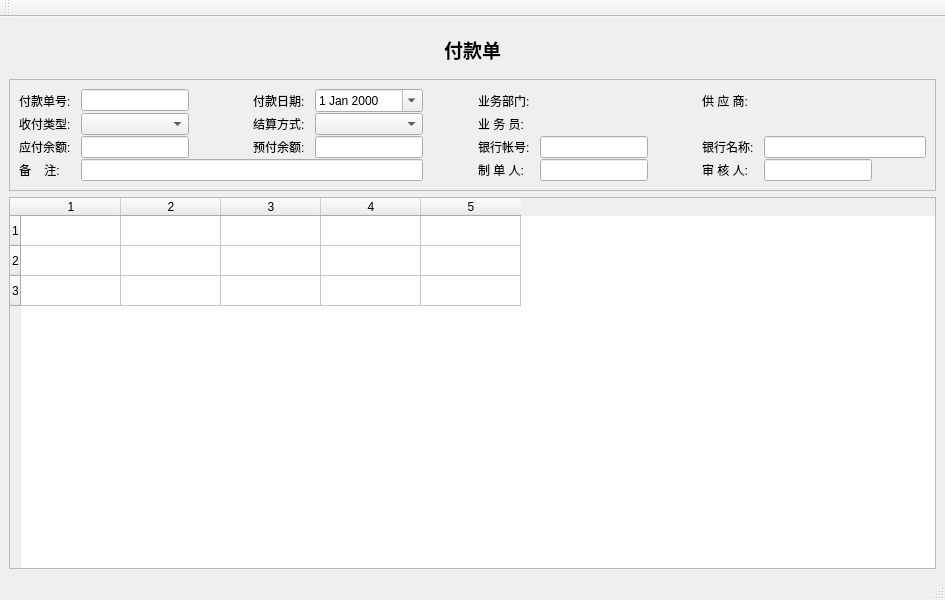
<?xml version="1.0" encoding="UTF-8"?>
<ui version="4.0">
 <class>ApBillWin</class>
 <widget class="QMainWindow" name="ApBillWin">
  <property name="geometry">
   <rect>
    <x>0</x>
    <y>0</y>
    <width>945</width>
    <height>600</height>
   </rect>
  </property>
  <property name="windowTitle">
   <string>MainWindow</string>
  </property>
  <widget class="QWidget" name="centralwidget">
   <layout class="QVBoxLayout" name="verticalLayout_2">
    <item>
     <widget class="QFrame" name="frame_4">
      <property name="frameShape">
       <enum>QFrame::NoFrame</enum>
      </property>
      <property name="frameShadow">
       <enum>QFrame::Plain</enum>
      </property>
      <property name="lineWidth">
       <number>0</number>
      </property>
      <layout class="QHBoxLayout" name="horizontalLayout_4">
       <item>
        <widget class="QLabel" name="titleLabel">
         <property name="font">
          <font>
           <family>微软雅黑</family>
           <pointsize>14</pointsize>
           <weight>75</weight>
           <bold>true</bold>
          </font>
         </property>
         <property name="text">
          <string>付款单</string>
         </property>
         <property name="alignment">
          <set>Qt::AlignCenter</set>
         </property>
        </widget>
       </item>
      </layout>
     </widget>
    </item>
    <item>
     <widget class="QFrame" name="frame_2">
      <property name="frameShape">
       <enum>QFrame::StyledPanel</enum>
      </property>
      <property name="frameShadow">
       <enum>QFrame::Plain</enum>
      </property>
      <layout class="QVBoxLayout" name="verticalLayout">
       <property name="spacing">
        <number>1</number>
       </property>
       <item>
        <layout class="QGridLayout" name="headGridLayout">
         <property name="horizontalSpacing">
          <number>10</number>
         </property>
         <item row="0" column="2">
          <spacer name="horizontalSpacer_3">
           <property name="orientation">
            <enum>Qt::Horizontal</enum>
           </property>
           <property name="sizeHint" stdset="0">
            <size>
             <width>40</width>
             <height>20</height>
            </size>
           </property>
          </spacer>
         </item>
         <item row="0" column="1">
          <widget class="QLineEdit" name="noEdit">
           <property name="sizePolicy">
            <sizepolicy hsizetype="Fixed" vsizetype="Fixed">
             <horstretch>0</horstretch>
             <verstretch>0</verstretch>
            </sizepolicy>
           </property>
           <property name="dragEnabled">
            <bool>true</bool>
           </property>
           <property name="readOnly">
            <bool>true</bool>
           </property>
          </widget>
         </item>
         <item row="0" column="4">
          <widget class="QDateEdit" name="dateEdit">
           <property name="sizePolicy">
            <sizepolicy hsizetype="Minimum" vsizetype="Fixed">
             <horstretch>0</horstretch>
             <verstretch>0</verstretch>
            </sizepolicy>
           </property>
           <property name="calendarPopup">
            <bool>true</bool>
           </property>
          </widget>
         </item>
         <item row="0" column="5">
          <spacer name="horizontalSpacer_4">
           <property name="orientation">
            <enum>Qt::Horizontal</enum>
           </property>
           <property name="sizeHint" stdset="0">
            <size>
             <width>40</width>
             <height>20</height>
            </size>
           </property>
          </spacer>
         </item>
         <item row="0" column="8">
          <spacer name="horizontalSpacer_5">
           <property name="orientation">
            <enum>Qt::Horizontal</enum>
           </property>
           <property name="sizeHint" stdset="0">
            <size>
             <width>40</width>
             <height>20</height>
            </size>
           </property>
          </spacer>
         </item>
         <item row="0" column="0">
          <widget class="QLabel" name="idLabel">
           <property name="sizePolicy">
            <sizepolicy hsizetype="Fixed" vsizetype="Preferred">
             <horstretch>0</horstretch>
             <verstretch>0</verstretch>
            </sizepolicy>
           </property>
           <property name="text">
            <string>付款单号:</string>
           </property>
          </widget>
         </item>
         <item row="0" column="9">
          <widget class="QLabel" name="label_3">
           <property name="sizePolicy">
            <sizepolicy hsizetype="Fixed" vsizetype="Preferred">
             <horstretch>0</horstretch>
             <verstretch>0</verstretch>
            </sizepolicy>
           </property>
           <property name="text">
            <string>供 应 商:</string>
           </property>
          </widget>
         </item>
         <item row="0" column="3">
          <widget class="QLabel" name="dateLabel">
           <property name="sizePolicy">
            <sizepolicy hsizetype="Fixed" vsizetype="Preferred">
             <horstretch>0</horstretch>
             <verstretch>0</verstretch>
            </sizepolicy>
           </property>
           <property name="text">
            <string>付款日期:</string>
           </property>
          </widget>
         </item>
         <item row="3" column="0">
          <widget class="QLabel" name="label_9">
           <property name="text">
            <string>备    注:</string>
           </property>
          </widget>
         </item>
         <item row="3" column="1" colspan="4">
          <widget class="QLineEdit" name="memoEdit"/>
         </item>
         <item row="0" column="10" colspan="2">
          <widget class="QkSearchEditBox" name="busQsk">
           <property name="sizePolicy">
            <sizepolicy hsizetype="Preferred" vsizetype="Fixed">
             <horstretch>0</horstretch>
             <verstretch>0</verstretch>
            </sizepolicy>
           </property>
          </widget>
         </item>
         <item row="1" column="0">
          <widget class="QLabel" name="label">
           <property name="text">
            <string>收付类型:</string>
           </property>
          </widget>
         </item>
         <item row="1" column="1">
          <widget class="QComboBox" name="busTypeCmb">
           <property name="sizePolicy">
            <sizepolicy hsizetype="Preferred" vsizetype="Fixed">
             <horstretch>0</horstretch>
             <verstretch>0</verstretch>
            </sizepolicy>
           </property>
          </widget>
         </item>
         <item row="0" column="6">
          <widget class="QLabel" name="depLabel">
           <property name="sizePolicy">
            <sizepolicy hsizetype="Fixed" vsizetype="Preferred">
             <horstretch>0</horstretch>
             <verstretch>0</verstretch>
            </sizepolicy>
           </property>
           <property name="text">
            <string>业务部门:</string>
           </property>
          </widget>
         </item>
         <item row="0" column="7">
          <widget class="QkSearchEditBox" name="depQsk">
           <property name="sizePolicy">
            <sizepolicy hsizetype="Minimum" vsizetype="Fixed">
             <horstretch>0</horstretch>
             <verstretch>0</verstretch>
            </sizepolicy>
           </property>
          </widget>
         </item>
         <item row="1" column="6">
          <widget class="QLabel" name="personLabel">
           <property name="sizePolicy">
            <sizepolicy hsizetype="Fixed" vsizetype="Preferred">
             <horstretch>0</horstretch>
             <verstretch>0</verstretch>
            </sizepolicy>
           </property>
           <property name="text">
            <string>业 务 员:</string>
           </property>
          </widget>
         </item>
         <item row="1" column="7">
          <widget class="QkSearchEditBox" name="personQsk">
           <property name="sizePolicy">
            <sizepolicy hsizetype="Fixed" vsizetype="Fixed">
             <horstretch>0</horstretch>
             <verstretch>0</verstretch>
            </sizepolicy>
           </property>
          </widget>
         </item>
         <item row="1" column="3">
          <widget class="QLabel" name="settleLabel">
           <property name="text">
            <string>结算方式:</string>
           </property>
          </widget>
         </item>
         <item row="1" column="4">
          <widget class="QComboBox" name="settleCmb"/>
         </item>
         <item row="2" column="9">
          <widget class="QLabel" name="bankNameLabel">
           <property name="text">
            <string>银行名称:</string>
           </property>
          </widget>
         </item>
         <item row="2" column="0">
          <widget class="QLabel" name="apLabel">
           <property name="text">
            <string>应付余额:</string>
           </property>
          </widget>
         </item>
         <item row="2" column="3">
          <widget class="QLabel" name="preLabel">
           <property name="text">
            <string>预付余额:</string>
           </property>
          </widget>
         </item>
         <item row="2" column="1">
          <widget class="QLineEdit" name="apEdit">
           <property name="readOnly">
            <bool>true</bool>
           </property>
          </widget>
         </item>
         <item row="2" column="4">
          <widget class="QLineEdit" name="preEdit">
           <property name="readOnly">
            <bool>true</bool>
           </property>
          </widget>
         </item>
         <item row="1" column="11">
          <spacer name="horizontalSpacer">
           <property name="orientation">
            <enum>Qt::Horizontal</enum>
           </property>
           <property name="sizeHint" stdset="0">
            <size>
             <width>40</width>
             <height>20</height>
            </size>
           </property>
          </spacer>
         </item>
         <item row="3" column="10">
          <widget class="QLineEdit" name="auditEdit">
           <property name="sizePolicy">
            <sizepolicy hsizetype="Fixed" vsizetype="Fixed">
             <horstretch>0</horstretch>
             <verstretch>0</verstretch>
            </sizepolicy>
           </property>
           <property name="readOnly">
            <bool>true</bool>
           </property>
          </widget>
         </item>
         <item row="3" column="9">
          <widget class="QLabel" name="label_10">
           <property name="text">
            <string>审 核 人:</string>
           </property>
          </widget>
         </item>
         <item row="3" column="6">
          <widget class="QLabel" name="label_8">
           <property name="text">
            <string>制 单 人:</string>
           </property>
          </widget>
         </item>
         <item row="3" column="7">
          <widget class="QLineEdit" name="makerEdit">
           <property name="sizePolicy">
            <sizepolicy hsizetype="Fixed" vsizetype="Fixed">
             <horstretch>0</horstretch>
             <verstretch>0</verstretch>
            </sizepolicy>
           </property>
           <property name="readOnly">
            <bool>true</bool>
           </property>
          </widget>
         </item>
         <item row="2" column="6">
          <widget class="QLabel" name="bankLabel">
           <property name="text">
            <string>银行帐号:</string>
           </property>
          </widget>
         </item>
         <item row="2" column="7">
          <widget class="QLineEdit" name="bankCardEdit"/>
         </item>
         <item row="2" column="10" colspan="2">
          <widget class="QLineEdit" name="bankNameEdit"/>
         </item>
        </layout>
       </item>
      </layout>
     </widget>
    </item>
    <item>
     <widget class="QTableWidget" name="tableWidget">
      <property name="rowCount">
       <number>3</number>
      </property>
      <property name="columnCount">
       <number>5</number>
      </property>
      <row/>
      <row/>
      <row/>
      <column/>
      <column/>
      <column/>
      <column/>
      <column/>
     </widget>
    </item>
   </layout>
  </widget>
  <widget class="QStatusBar" name="statusbar"/>
  <widget class="QToolBar" name="toolBar">
   <property name="windowTitle">
    <string>toolBar</string>
   </property>
   <attribute name="toolBarArea">
    <enum>TopToolBarArea</enum>
   </attribute>
   <attribute name="toolBarBreak">
    <bool>false</bool>
   </attribute>
  </widget>
 </widget>
 <customwidgets>
  <customwidget>
   <class>QkSearchEditBox</class>
   <extends>QWidget</extends>
   <header>qksearcheditbox.h</header>
  </customwidget>
 </customwidgets>
 <resources/>
 <connections/>
</ui>
